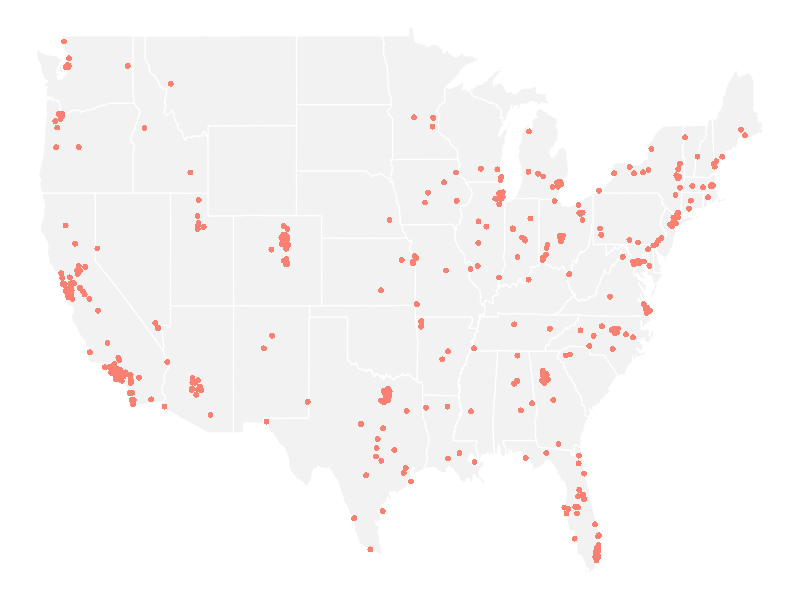
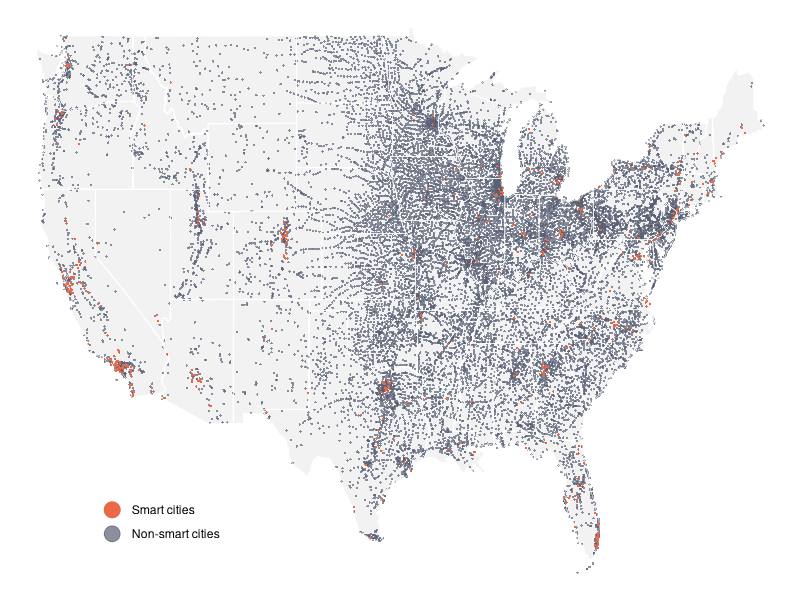
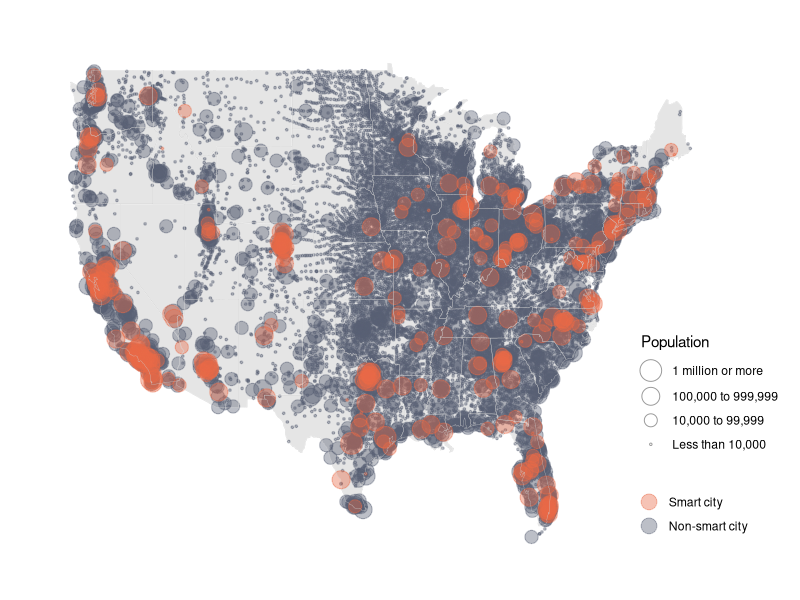
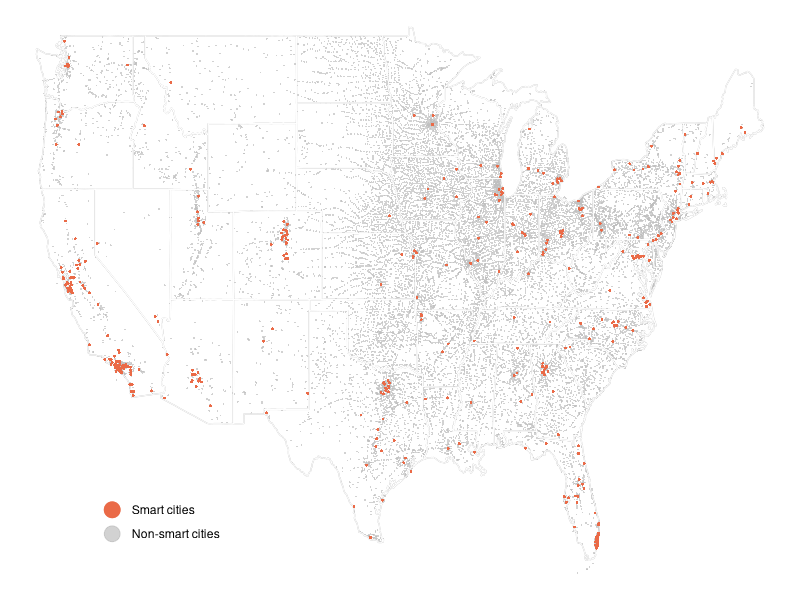

These charts were generated, in order, by the following R code:
## ---- chunk 1
options(scipen=16)
library(tidyverse)
## ---- chunk 2
df <- read_csv("data/smart_cities20240110.csv")
## ---- chunk 3
# total number of smart cities
sum(df$smart)
## ---- chunk 4
# total number of people in smart cities
df %>% filter(smart == 1) %>% summarise(total_pop=sum(POP20))
## ---- chunk 5
# summarize by state
df %>% group_by(State) %>% summarise(muni_count=n(), smart_count=sum(smart), smart_den=smart_count/muni_count*100) %>% arrange(smart_count)
## ---- chunk 6
# summarize by population
df <- df %>% mutate(pop_size=case_when(POP20>=1000000 ~ 4, POP20<1000000&POP20>=100000 ~3, POP20<100000&POP20>= 10000 ~2, POP20<10000 ~1))
df %>% group_by(pop_size) %>% summarise(muni_count=n(), smart_count=sum(smart), smart_den=round(smart_count/muni_count*100,1))
## ---- chunk 7
map_df <- df %>% filter(State!="AK") %>% filter(State!="HI") %>% arrange(smart) # to make smart cities pop up in map
## ---- chunk 8
#mycolor <- c("#596174","#d32d41" )
#mycolor <- c("#1c4e80","#d32d41" )
mycolor <- c("#596174","#ea6a47" )
states <- map_data("state")
## ---- chunk 9
#ggplot() + 
#  theme_void() +
#  geom_polygon(data = states, aes(x=long, y = lat, group = group), linewidth=0.4 ,color ="white",fill = 'gray90')
## ---- chunk 10
ggplot() + 
  geom_polygon(data = states, aes(x=long, y = lat, group = group), linewidth=0.4 ,color ="white",fill = 'gray95') + 
  geom_point(data = map_df %>% filter(smart==1),  aes(x = INTPTLON, y = INTPTLAT, stroke =0,  color=as.factor(smart)), size=2) + 
  theme_void() +
  xlab('') + ylab('') +
  scale_color_manual(name="", values = "salmon")+
  theme(panel.grid.major = element_blank(), panel.grid.minor = element_blank(), legend.position = c(0.2, 0.15))+
  guides(color="none", fill="none")
## ---- chunk 11
ggplot() + 
  geom_polygon(data = states, aes(x=long, y = lat, group = group), linewidth=0.4 ,color ="white",fill = 'gray95') + 
  geom_point(data = map_df,  aes(x = INTPTLON, y = INTPTLAT, stroke =0,  color=as.factor(smart)), size=0.8, alpha = 0.7) + 
  geom_path(data = states, aes(x = long, y = lat, group = group), color = "white", size = 0.2) +
  geom_point(data = map_df %>% filter(smart==1),  aes(x = INTPTLON, y = INTPTLAT, stroke =0,  color=as.factor(smart)), size=0.8) +
  theme_void() +
  xlab('') + ylab('') +
  scale_color_manual(name="", labels=c("1"="Smart cities", "0"="Non-smart cities"), values = mycolor)+
  theme(panel.grid.major = element_blank(), panel.grid.minor = element_blank(), legend.position = c(0.2, 0.15))+
  guides(color=guide_legend(reverse=T, override.aes = list(size = 5)))
#ggsave("figure/map.png")
## ---- chunk 12
ggplot() + 
  geom_polygon(data = states, aes(x=long, y = lat, group = group), linewidth=0.2, color ="white", fill = 'gray90') + 
  geom_point(data = map_df,  aes(x = INTPTLON, y = INTPTLAT, stroke=0.6, color=as.factor(smart),size=as.factor(pop_size)), alpha = 0.4) + 
  geom_path(data = states, aes(x = long, y = lat, group = group), color = "gray80", size = 0.1) +
  theme_void() +
  xlab('') + ylab('') +
  scale_size_ordinal(name=" Population", range=c(0.5,7), 
                      labels=c("4"="1 million or more" ,"3"= "100,000 to 999,999", "2"="10,000 to 99,999", "1"="Less than 10,000"), )+
  scale_color_manual(name=" ", labels=c("1"="Smart city", "0"="Non-smart city"), values = mycolor)+
  theme(panel.grid.major = element_blank(), panel.grid.minor = element_blank(), legend.position = c(0.98 , 0.24))+
  theme(plot.margin = unit(c(1,2,1,1), "cm"))+
  guides(size = guide_legend(reverse=T, override.aes = list(shape=1)), color=guide_legend(reverse=T, override.aes = list(size = 5)))
## ---- chunk 13
mycolor2 <- c("grey75","#ea6a47" )
ggplot() + 
  geom_polygon(data = states, aes(x=long, y = lat, group = group), linewidth=0.4 ,color ="grey",fill = 'white') + 
  geom_point(data = map_df,  aes(x = INTPTLON, y = INTPTLAT, stroke =0,  color=as.factor(smart)), size=0.6, alpha = 0.7) + 
  geom_path(data = states, aes(x = long, y = lat, group = group), color = "white", size = 0.3) +
  geom_point(data = map_df %>% filter(smart==1),  aes(x = INTPTLON, y = INTPTLAT, stroke =0,  color=as.factor(smart)), size=1) +
  theme_void() +
  xlab('') + ylab('') +
  scale_color_manual(name="", labels=c("1"="Smart cities", "0"="Non-smart cities"), values = mycolor2)+
  theme(panel.grid.major = element_blank(), panel.grid.minor = element_blank(), legend.position = c(0.2, 0.15))+
  guides(color=guide_legend(reverse=T, override.aes = list(size = 5)))
#ggsave("figure/map.png")
